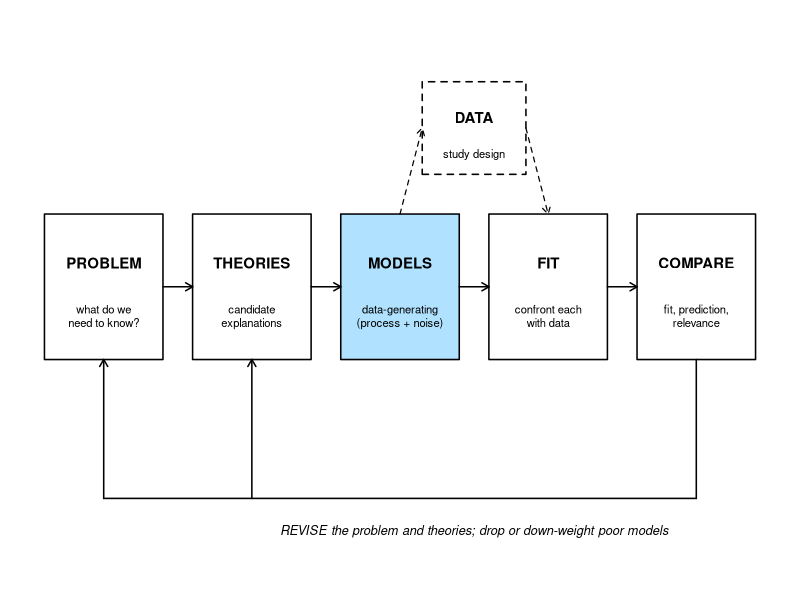
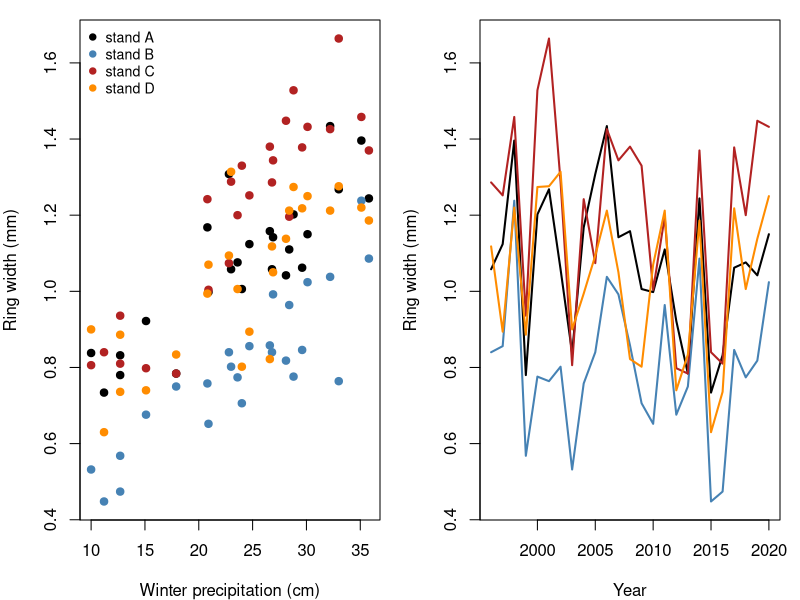
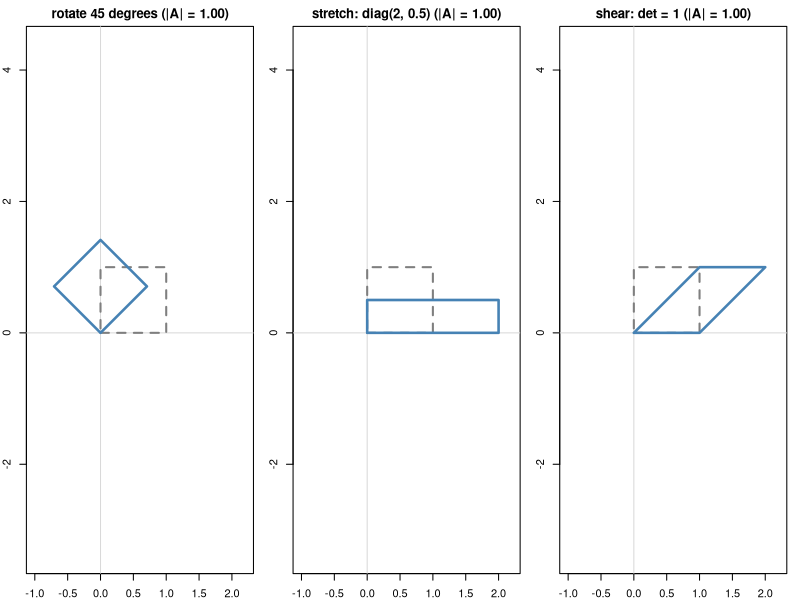
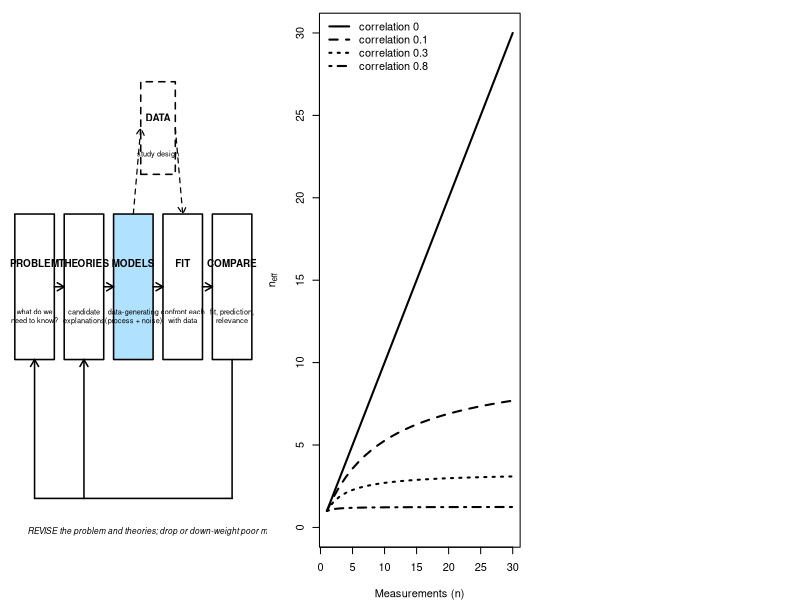
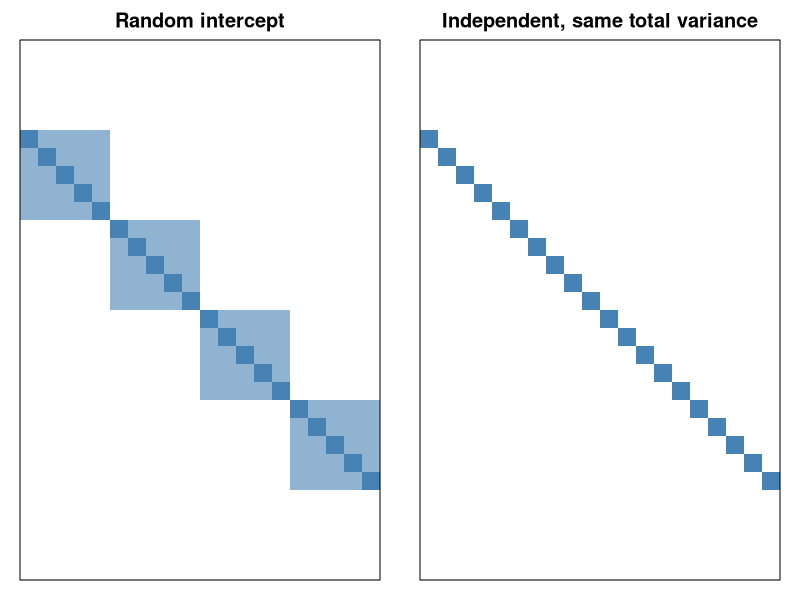

Recreate these plots in R, in order.
## ---- chunk 1
knitr::opts_chunk$set(echo = TRUE, warning = FALSE, message = FALSE,
                      fig.width = 7, fig.height = 4.5, fig.align = "center")

widget <- function(file) htmltools::includeHTML(file.path("widgets", file))
f1 <- function(v) formatC(v, format = "f", digits = 1)
f2 <- function(v) formatC(round(v, 2) + 0, format = "f", digits = 2)
f3 <- function(v) formatC(round(v, 3) + 0, format = "f", digits = 3)
## ---- chunk 2
# scientific workflow schematic; 'highlight' shades one box
draw_workflow <- function(highlight = NULL, cex = 0.9) {
  boxes <- c("PROBLEM", "THEORIES", "MODELS", "FIT", "COMPARE")
  subs <- c("what do we\nneed to know?", "candidate\nexplanations",
            "data-generating\n(process + noise)", "confront each\nwith data",
            "fit, prediction,\nrelevance")
  x <- seq(1, 9, by = 2)
  y <- 2
  w <- 0.8
  h <- 0.55
  shade <- function(lab) if (!is.null(highlight) && lab == highlight) "lightskyblue1" else "white"
  par(mar = c(0, 0, 0, 0))
  plot(NA, xlim = c(0, 10), ylim = c(-0.2, 4), axes = FALSE, xlab = "", ylab = "")
  for (i in seq_along(boxes)) {
    rect(x[i] - w, y - h, x[i] + w, y + h, col = shade(boxes[i]), lwd = 1.5)
    text(x[i], y + 0.18, boxes[i], font = 2, cex = cex)
    text(x[i], y - 0.22, subs[i], cex = cex * 0.75)
  }
  arrows(x[-5] + w, y, x[-1] - w, y, length = 0.08, lwd = 1.5)
  rect(6 - 0.7, 3.2 - 0.35, 6 + 0.7, 3.2 + 0.35, lty = 2, lwd = 1.5)
  text(6, 3.28, "DATA", font = 2, cex = cex)
  text(6, 3.0, "study design", cex = cex * 0.75)
  arrows(x[3], y + h, 6 - 0.7, 3.2, length = 0.08, lty = 2, lwd = 1.2)
  arrows(6 + 0.7, 3.2, x[4], y + h, length = 0.08, lty = 2, lwd = 1.2)
  segments(x[5], y - h, x[5], 0.4, lwd = 1.5)
  segments(x[5], 0.4, x[1], 0.4, lwd = 1.5)
  arrows(x[c(1, 2)], 0.4, x[c(1, 2)], y - h, length = 0.08, lwd = 1.5)
  text(6, 0.15, "REVISE the problem and theories; drop or down-weight poor models",
       cex = cex * 0.85, font = 3)
}

# heatmap of a covariance or correlation matrix (row 1 at the top)
show_matrix <- function(M, main = "", zlim = c(-1, 1) * max(abs(M))) {
  n <- nrow(M)
  pal <- colorRampPalette(c("firebrick", "white", "steelblue"))(101)
  par(mar = c(1, 1, 2, 1))
  image(seq_len(n), seq_len(n), t(M[n:1, ]), col = pal, zlim = zlim, axes = FALSE,
        xlab = "", ylab = "", main = main, asp = 1)
  box()
}
## ---- chunk 3
draw_workflow("MODELS")
## ---- chunk 4
# pinyon ring widths (mm): 4 stands x 5 trees x 25 years; simulated
set.seed(21)
years <- 1996:2020
n_yr <- length(years)
precip <- round(rgamma(n_yr, shape = 9, scale = 22 / 9), 1)   # winter precipitation (cm)
stand_eff <- rnorm(4, 0, 0.12)
ar_dev <- matrix(0, 4, n_yr)            # shared year-to-year deviations within each stand
for (j in 1:4) {
  ar_dev[j, 1] <- rnorm(1, 0, 0.08 / sqrt(1 - 0.6^2))
  for (t in 2:n_yr) ar_dev[j, t] <- 0.6 * ar_dev[j, t - 1] + rnorm(1, 0, 0.08)
}
rings <- expand.grid(year = years, tree = 1:5, stand = LETTERS[1:4])
rings$tree_id <- paste0(rings$stand, rings$tree)
tree_eff <- setNames(rnorm(20, 0, 0.1), unique(rings$tree_id))
j <- match(rings$stand, LETTERS)
t <- match(rings$year, years)
rings$precip <- precip[t]
rings$width <- round(0.35 + stand_eff[j] + tree_eff[rings$tree_id] + 0.025 * rings$precip +
                       ar_dev[cbind(j, t)] + rnorm(nrow(rings), 0, 0.1), 2)

# stand chronologies: mean of the 5 trees in each stand and year
chron <- aggregate(width ~ stand + year + precip, data = rings, FUN = mean)
chron <- chron[order(chron$stand, chron$year), ]
head(chron)
## ---- chunk 5
par(mfrow = c(1, 2), mar = c(4, 4, 1, 1))
cols <- c("black", "steelblue", "firebrick", "darkorange")
plot(width ~ precip, data = chron, col = cols[as.integer(chron$stand)], pch = 19,
     xlab = "Winter precipitation (cm)", ylab = "Ring width (mm)")
legend("topleft", paste("stand", LETTERS[1:4]), col = cols, pch = 19, bty = "n", cex = 0.85)
plot(NA, xlim = range(years), ylim = range(chron$width), xlab = "Year",
     ylab = "Ring width (mm)")
for (s in 1:4) {
  sub <- chron[chron$stand == LETTERS[s], ]
  lines(sub$year, sub$width, col = cols[s], lwd = 2)
}
## ---- chunk 6
# ANCOVA: one intercept per stand (a[1:4]), shared slope b; sigma on the log scale
nll_ancova <- function(par, dat) {
  a <- par[1:4]
  b <- par[5]
  sigma <- exp(par[6])
  mu <- a[as.integer(dat$stand)] + b * dat$precip
  -sum(dnorm(dat$width, mu, sigma, log = TRUE))
}
chron$stand <- factor(chron$stand)
fit_ancova <- optim(c(rep(0.5, 4), 0, log(0.1)), nll_ancova, dat = chron,
                    method = "BFGS", control = list(maxit = 1000))
fit_lm <- lm(width ~ 0 + stand + precip, data = chron)   # 0 + : one intercept per stand

cbind(optim = fit_ancova$par[1:5], lm = coef(fit_lm))
c(optim = exp(fit_ancova$par[6]), lm = summary(fit_lm)$sigma)
## ---- chunk 7
fit_precip <- lm(width ~ precip, data = chron)
fit_slopes <- lm(width ~ 0 + stand * precip, data = chron)   # one slope per stand
anova(fit_precip, fit_lm)    # do stands differ, given precipitation?
anova(fit_lm, fit_slopes)    # same precipitation slope in every stand?
## ---- chunk 8
test_stand <- anova(fit_precip, fit_lm)
test_slopes <- anova(fit_lm, fit_slopes)
sd_stand_only <- summary(lm(width ~ stand, data = chron))$sigma
## ---- chunk 9
rows_1996 <- chron$year == 1996
model.matrix(~ 0 + stand + precip, data = chron)[rows_1996, ]   # one column per stand
model.matrix(~ stand + precip, data = chron)[rows_1996, ]       # R's default coding
coef(lm(width ~ stand + precip, data = chron))
## ---- chunk 10
tree_means <- aggregate(width ~ stand + tree_id, data = rings, FUN = mean)
set.seed(5)
tree_means$cones <- rpois(20, exp(-0.5 + 3 * tree_means$width))

# Poisson GLM by hand: log(mu) = a + b * width
nll_pois <- function(par) {
  -sum(dpois(tree_means$cones, exp(par[1] + par[2] * tree_means$width), log = TRUE))
}
fit_pois <- optim(c(0, 1), nll_pois, method = "BFGS")
fit_glm <- glm(cones ~ width, family = poisson, data = tree_means)
cbind(optim = fit_pois$par, glm = coef(fit_glm))
## ---- chunk 11
fit_nls <- nls(width ~ a * precip / (b + precip), data = chron,
               start = list(a = 1.5, b = 20))
coef(fit_nls)
## ---- chunk 12
A <- matrix(c(2, 1, 0, 3, -1, 4), nrow = 2)
A
dim(A)
A[2, 3]     # row 2, column 3
## ---- chunk 13
X <- model.matrix(~ stand + precip, data = chron)
beta_hat <- coef(lm(width ~ stand + precip, data = chron))
mu_hat <- X %*% beta_hat               # 100 x 5 times 5 x 1 = 100 x 1
all.equal(as.vector(mu_hat), unname(fitted(lm(width ~ stand + precip, data = chron))))
## ---- chunk 14
XtX <- t(X) %*% X
XtX                                      # 5 x 5
beta_ne <- solve(XtX, t(X) %*% chron$width)   # solves XtX beta = Xty
cbind(normal_eq = as.vector(beta_ne), lm = beta_hat)
## ---- chunk 15
library(mvtnorm)
r <- resid(fit_lm)
sigma_mle <- sqrt(mean(r^2))
c(sum_dnorm = sum(dnorm(r, 0, sigma_mle, log = TRUE)),
  dmvnorm = dmvnorm(r, rep(0, 100), sigma_mle^2 * diag(100), log = TRUE))
## ---- chunk 16
V_ok <- matrix(c(4, 1, 1, 2), 2)       # variances 4 and 2, covariance 1
eigen(V_ok)$values
## ---- chunk 17
sq <- rbind(c(0, 1, 1, 0, 0), c(0, 0, 1, 1, 0))
mats <- list("rotate 45 degrees" = matrix(c(cos(pi / 4), sin(pi / 4), -sin(pi / 4), cos(pi / 4)), 2),
             "stretch: diag(2, 0.5)" = diag(c(2, 0.5)),
             "shear: det = 1" = matrix(c(1, 0, 1, 1), 2))
par(mfrow = c(1, 3), mar = c(2, 2, 2, 1))
for (nm in names(mats)) {
  M <- mats[[nm]]
  plot(NA, xlim = c(-1, 2.2), ylim = c(-0.6, 1.6), asp = 1, xlab = "", ylab = "",
       main = sprintf("%s (|A| = %s)", nm, f2(det(M))))
  abline(h = 0, v = 0, col = "grey85")
  polygon(sq[1, ], sq[2, ], border = "grey50", lty = 2, lwd = 2)
  tq <- M %*% sq
  polygon(tq[1, ], tq[2, ], border = "steelblue", lwd = 2.5)
}
## ---- chunk 18
draw_workflow("MODELS")
## ---- chunk 19
n_seq <- 1:30
par(mar = c(4, 4, 1, 1))
plot(NA, xlim = c(1, 30), ylim = c(0, 30), xlab = "Measurements (n)",
     ylab = expression(n[eff]))
rhos <- c(0, 0.1, 0.3, 0.8)
for (k in seq_along(rhos)) {
  lines(n_seq, n_seq / (1 + (n_seq - 1) * rhos[k]), lwd = 2, lty = k)
}
legend("topleft", paste("correlation", rhos), lty = seq_along(rhos), lwd = 2, bty = "n")
## ---- chunk 20
y_tree <- tree_means$width
Z <- model.matrix(~ 0 + stand, data = tree_means)
ZZt <- Z %*% t(Z)
V_ri <- function(sigma_a, sigma_e) sigma_a^2 * ZZt + sigma_e^2 * diag(20)
V_ri(0.12, 0.1)[1:7, 1:7]     # first stand's block, and the start of the next
## ---- chunk 21
par(mfrow = c(1, 2))
show_matrix(V_ri(0.12, 0.1), main = "Random intercept")
show_matrix((0.12^2 + 0.1^2) * diag(20), main = "Independent, same total variance")
## ---- chunk 22
nll_ri <- function(par) {
  V <- V_ri(exp(par[2]), exp(par[3]))
  -dmvnorm(y_tree, rep(par[1], 20), V, log = TRUE)
}
fit_ri <- optim(c(mean(y_tree), log(0.1), log(0.1)), nll_ri, method = "BFGS")
c(mu = fit_ri$par[1], sigma_a = exp(fit_ri$par[2]), sigma_e = exp(fit_ri$par[3]))

library(lme4)
fit_lmer <- lmer(width ~ 1 + (1 | stand), data = tree_means, REML = FALSE)
fixef(fit_lmer)
as.data.frame(VarCorr(fit_lmer))[, c("grp", "sdcor")]
## ---- chunk 23
sa_hat <- exp(fit_ri$par[2])
s_hat <- exp(fit_ri$par[3])
icc <- sa_hat^2 / (sa_hat^2 + s_hat^2)
